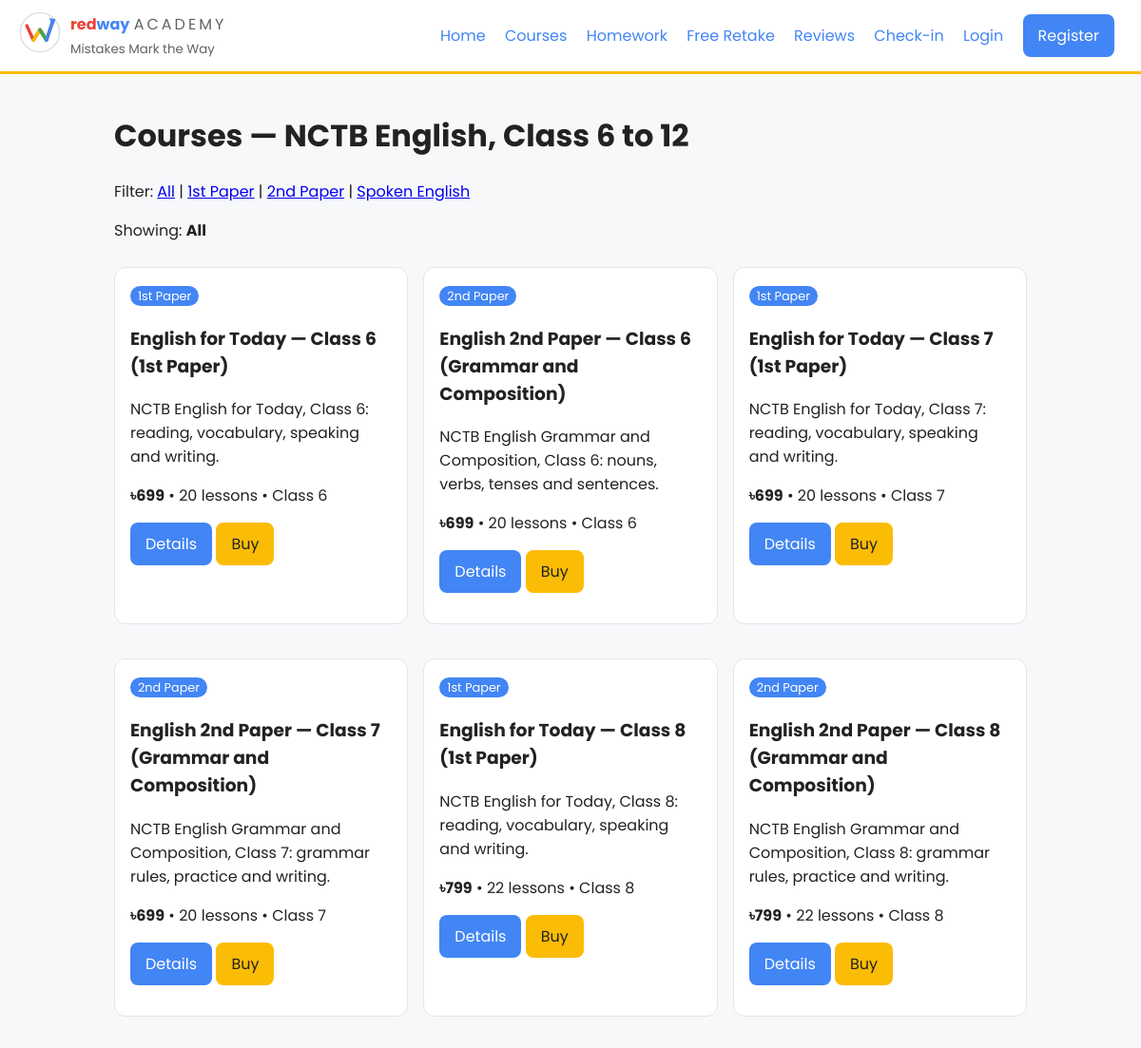
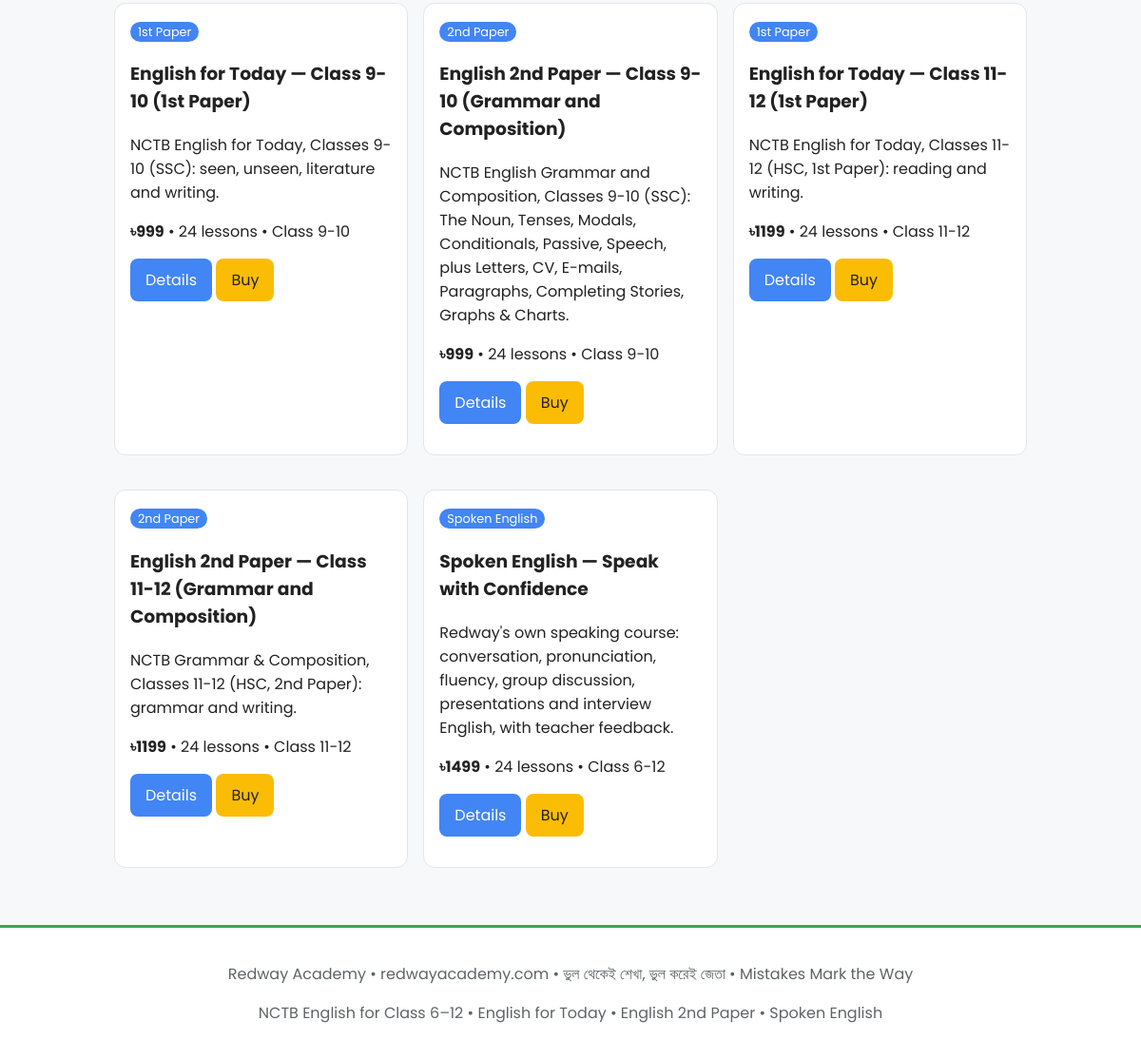
Screenshot of /courses with the database file from the repository (2 pictures, top to bottom).
### tables this page shows
CREATE TABLE IF NOT EXISTS courses (
  id INT AUTO_INCREMENT PRIMARY KEY,
  title TEXT NOT NULL,
  class_level VARCHAR(20),
  paper VARCHAR(30),
  price_bdt INT,
  lessons INT,
  description TEXT,
  active TINYINT(1) NOT NULL DEFAULT 1
);

### includes/db.php (called while the page is built, shortened)
<?php
function db_dsn(): string {
    if (DB_NAME !== '') {
        return 'mysql:host=' . DB_HOST . ';dbname=' . DB_NAME . ';charset=utf8mb4';
    }
    return 'sqlite:' . dirname(__DIR__) . '/storage/redway.db';
}
function db(): PDO {
    $dsn = db_dsn();
    $opts = [
        PDO::ATTR_ERRMODE => PDO::ERRMODE_EXCEPTION,
        PDO::ATTR_DEFAULT_FETCH_MODE => PDO::FETCH_ASSOC,
        PDO::ATTR_EMULATE_PREPARES => false,
    ];
    $pdo = str_starts_with($dsn, 'sqlite:')
        ? new PDO($dsn, null, null, $opts)
        : new PDO($dsn, DB_USER, DB_PASS, $opts);
    init_db($pdo);
    return $pdo;
}
function init_db(PDO $pdo): void {
    $mysql = str_starts_with(db_dsn(), 'mysql:');
    $ai = $mysql ? 'INT AUTO_INCREMENT PRIMARY KEY' : 'INTEGER PRIMARY KEY AUTOINCREMENT';
    $int = 'INTEGER';
    $txt = $mysql ? 'TEXT' : 'TEXT';
    $bool = $mysql ? 'TINYINT(1)' : 'INTEGER';
    $ts = $mysql ? 'VARCHAR(20)' : 'TEXT';
    foreach ($tables as $sql) $pdo->exec($sql);
    $cols = ['users' => ['active', 'is_super_admin'], 'courses' => ['active'], 'testimonials' => ['status']];
    foreach ($cols as $table => $names) {
        $existing = [];
        if ($mysql) {
            foreach ($pdo->query("SHOW COLUMNS FROM `$table`") as $r) $existing[] = $r['Field'];
        } else {
            foreach ($pdo->query("PRAGMA table_info($table)") as $r) $existing[] = $r['name'];
        }
    }
    $count = (int)$pdo->query('SELECT COUNT(*) FROM courses')->fetchColumn();
    $first = $pdo->query("SELECT id FROM users WHERE role='teacher' ORDER BY id LIMIT 1")->fetch();
}

### templates/courses.php (the view, shortened to what this page needs)
<h1>Courses — NCTB English, Class 6 to 12</h1>
<p>Filter: <a href="/courses">All</a> | <a href="/courses?paper=1st+Paper">1st Paper</a> | <a href="/courses?paper=2nd+Paper">2nd Paper</a> | <a href="/courses?paper=Spoken+English">Spoken English</a></p>
<p>Showing: <strong><?= e($paper) ?></strong></p>
<div class="grid">
<?php foreach ($courses as $c): ?>
  <div class="card"><span class="badge"><?= e($c['paper']) ?></span><h3><?= e($c['title']) ?></h3><p><?= e($c['description']) ?></p><p><strong>৳<?= (int)$c['price_bdt'] ?></strong> • <?= (int)$c['lessons'] ?> lessons • Class <?= e($c['class_level']) ?></p><p><a class="btn" href="/course/<?= (int)$c['id'] ?>">Details</a> <a class="btn yellow" href="/buy/<?= (int)$c['id'] ?>">Buy</a></p></div>
<?php endforeach; ?>
</div>

### public/assets/css/style.css (style rules this page uses)
:root { --blue:#4285F4;--red:#EA4335;--yellow:#FBBC05;--green:#34A853;--grey:#5F6368;--bg:#f7f8fa }
* { box-sizing:border-box }
body { font-family:Poppins,system-ui,sans-serif;margin:0;background:var(--bg);color:#222 }
.grid { display:grid;grid-template-columns:repeat(auto-fit,minmax(240px,1fr));gap:16px }
.card { background:#fff;border:1px solid #e5e5e5;border-radius:12px;padding:16px;margin:10px 0 }
.badge { background:var(--blue);color:#fff;padding:2px 8px;border-radius:20px;font-size:.8em }
.btn { display:inline-block;background:var(--blue);color:#fff;padding:10px 16px;border:none;border-radius:8px;text-decoration:none;cursor:pointer }
.btn.yellow { background:var(--yellow);color:#222 }

### rows the page displays
courses: paper "1st Paper", title "English for Today — Class 6 (1st Paper)", description "NCTB English for Today, Class 6: reading, vocabulary, speaking and writing.", price_bdt "699", lessons "20", class_level "6"
courses: paper "2nd Paper", title "English 2nd Paper — Class 6 (Grammar and Composition)", description "NCTB English Grammar and Composition, Class 6: nouns, verbs, tenses and sentences.", price_bdt "699", lessons "20", class_level "6"
courses: paper "1st Paper", title "English for Today — Class 7 (1st Paper)", description "NCTB English for Today, Class 7: reading, vocabulary, speaking and writing.", price_bdt "699", lessons "20", class_level "7"
courses: paper "2nd Paper", title "English 2nd Paper — Class 7 (Grammar and Composition)", description "NCTB English Grammar and Composition, Class 7: grammar rules, practice and writing.", price_bdt "699", lessons "20", class_level "7"
courses: paper "1st Paper", title "English for Today — Class 8 (1st Paper)", description "NCTB English for Today, Class 8: reading, vocabulary, speaking and writing.", price_bdt "799", lessons "22", class_level "8"
courses: paper "2nd Paper", title "English 2nd Paper — Class 8 (Grammar and Composition)", description "NCTB English Grammar and Composition, Class 8: grammar rules, practice and writing.", price_bdt "799", lessons "22", class_level "8"
courses: paper "1st Paper", title "English for Today — Class 9-10 (1st Paper)", description "NCTB English for Today, Classes 9-10 (SSC): seen, unseen, literature and writing.", price_bdt "999", lessons "24", class_level "9-10"
courses: paper "2nd Paper", title "English 2nd Paper — Class 9-10 (Grammar and Composition)", description "NCTB English Grammar and Composition, Classes 9-10 (SSC): The Noun, Tenses, Modals, Conditionals, Passive, Speech, plus Letters, CV, E-mails, Paragraphs, Completing Stories, Graphs & Charts.", price_bdt "999", lessons "24", class_level "9-10"
courses: paper "1st Paper", title "English for Today — Class 11-12 (1st Paper)", description "NCTB English for Today, Classes 11-12 (HSC, 1st Paper): reading and writing.", price_bdt "1199", lessons "24", class_level "11-12"
courses: paper "2nd Paper", title "English 2nd Paper — Class 11-12 (Grammar and Composition)", description "NCTB Grammar & Composition, Classes 11-12 (HSC, 2nd Paper): grammar and writing.", price_bdt "1199", lessons "24", class_level "11-12"
courses: paper "Spoken English", title "Spoken English — Speak with Confidence", description "Redway's own speaking course: conversation, pronunciation, fluency, group discussion, presentations and interview English, with teacher feedback.", price_bdt "1499", lessons "24", class_level "6-12"

### other values shown
$paper "All"
BRAND_SLOGAN_BN "ভুল থেকেই শেখা, ভুল করেই জেতা"
